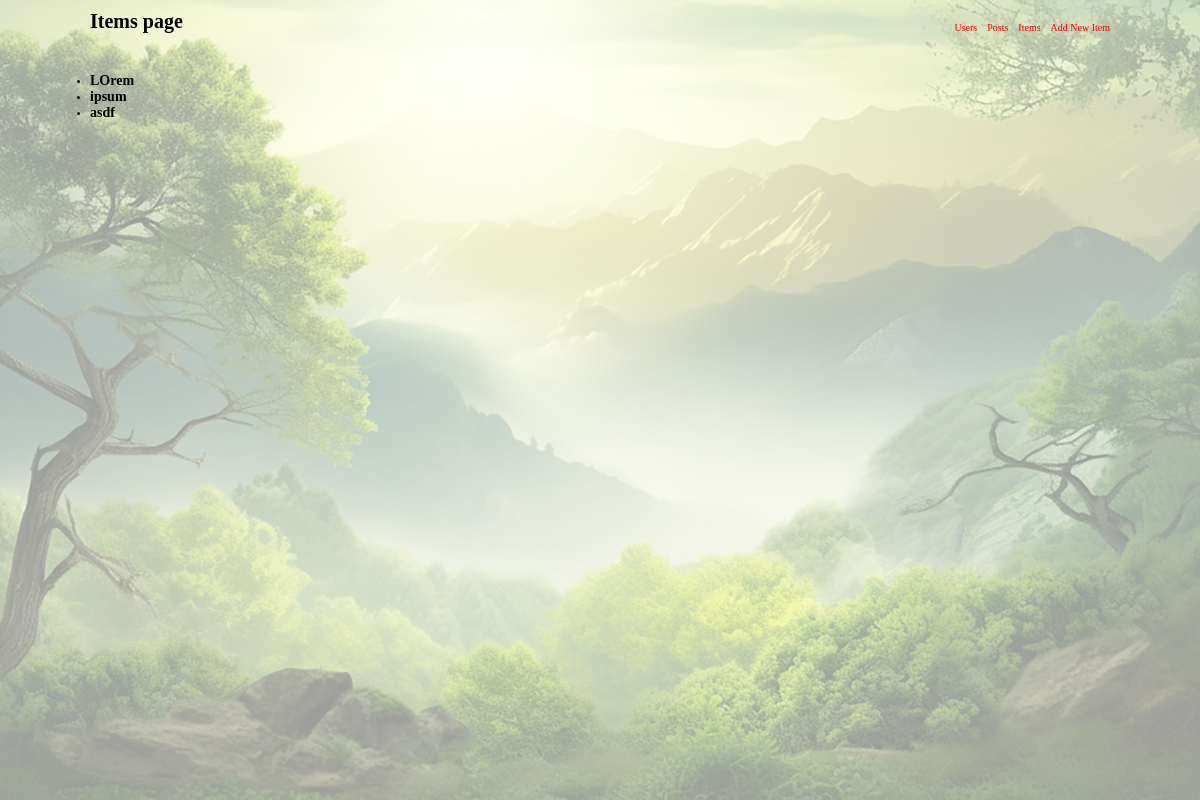
Page /crud/items/ on the earlier database version.
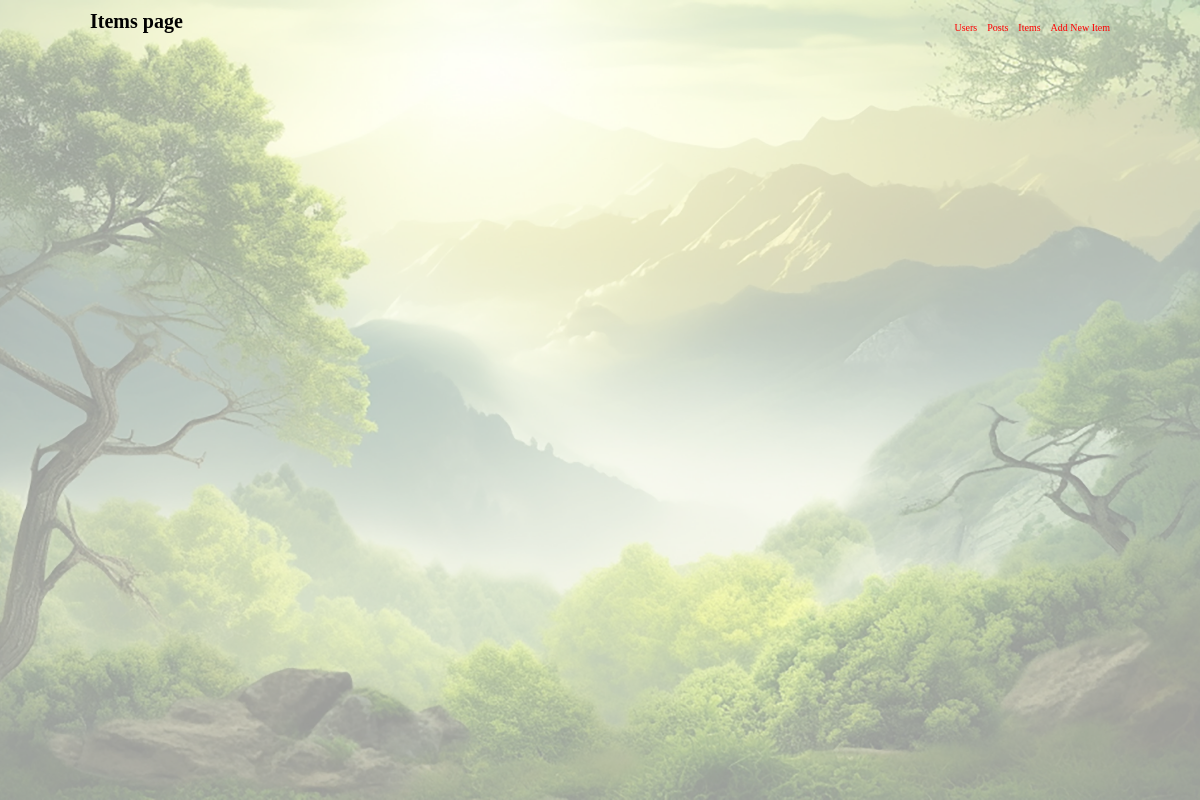
Same page on the later database version.
### crud/models.py (models this page shows)
class Item(models.Model):
  name = models.CharField(max_length = 30)
  def __str__(self):
    return self.name

### crud/views.py (the view)
# urls.py: path("items/", views.index, name = 'items'),
def index(request):
  items = Item.objects.all()
  return render(request, "details.html", {"items": items})

### templates/details.html
{% extends 'index.html' %}
{% block title %} Items page {% endblock %}
{% block content %}
  <ul>
  {% for item in items %}
    <li>
      <p class="item">{{item}}</p>
    </li>
  {% endfor %}
  </ul>
{% endblock %}

Differences in the rows shown:
removed Item: name "LOrem"
removed Item: name "ipsum"
removed Item: name "asdf"
